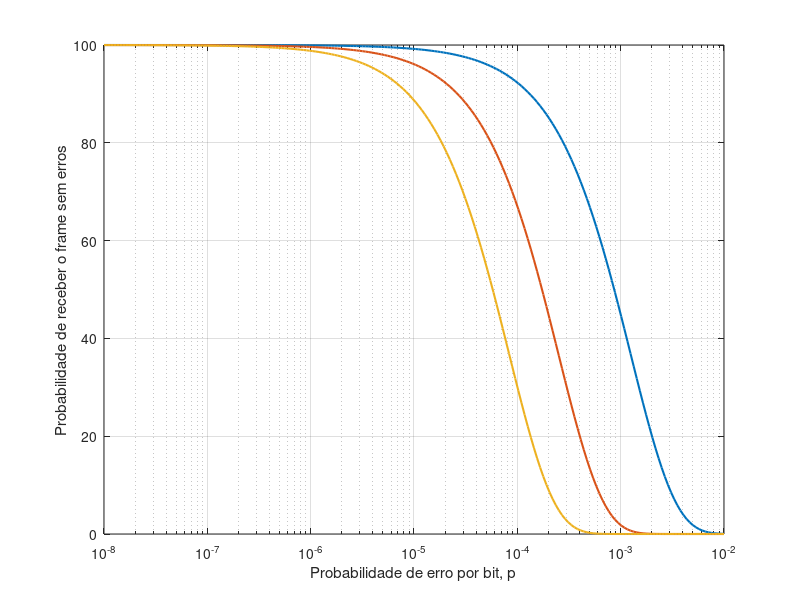

This chart was generated by the following MATLAB code: (Note: this script raises an error after producing the figure.)
% considera uma ligação
% wireles para comunicações com uma rate de bit errors de p
% Assume que a transmissão
% de erros nos diferentes
% bits de um frame de data são estatisticamente independentes

% 2.a
% probabilidade de se receber um frame de data com 500 bytes sem erros se
% p = 10^-3

p = 1e-3;
frameBytes = 500;
pSemErros = (1 - p)^(frameBytes * 8)

% 2.b probabilidade de um frame
% de data de 100 bytes ter exatamente só um erro quando p = 10^-4

p = 1e-4;
frameBytes = 1000;
p1Erro = (frameBytes * 8) * p * (1 - p)^(frameBytes * 8 - 1)

% 2.c probabilidade de um frame de data de 1500 bytes ter um ou mais erros
% quando p = 10^-5

p = 1e-5;
frameBytes = 1500;
pUmOuMaisErros = 1 - (1 - p)^(frameBytes * 8)

% 2.d
% quando p = 10^-5 qual é o tamanho máximo de um frame de data de forma a
% que a percentagem de erros seja inferior a 1%

p = 1e-5;
frameBytes = 0;
pSemErros = 1;

while pSemErros * (1 - p)^8 >= 0.99
    frameBytes = frameBytes + 1;
    pSemErros = pSemErros * (1 - p)^8;
end

frameBytes
percentagemErros = 1 - pSemErros

% 2.e
% desenha um gráfico usando
% uma escala logaritmica para o eixo x com a probabilidade de um frame de
% data de tamanhos de 100, 500 e 1500 bytes sere recevidos sem erros em
% função de p desde p = 10^-8 até p = 10^-2

pValores = logspace(-8, -2, 200);
tamanhos = [100, 500, 1500];

probSemErros = (1 - pValores(:)).^(tamanhos * 8) * 100;

figure
semilogx(pValores, probSemErros, 'LineWidth', 1.5)
grid on
xlabel('Probabilidade de erro por bit, p')
ylabel('Probabilidade de receber o frame sem erros')
legend('100 bytes', '500 bytes', '1500 bytes', 'Location', 'best', location='southwest')
